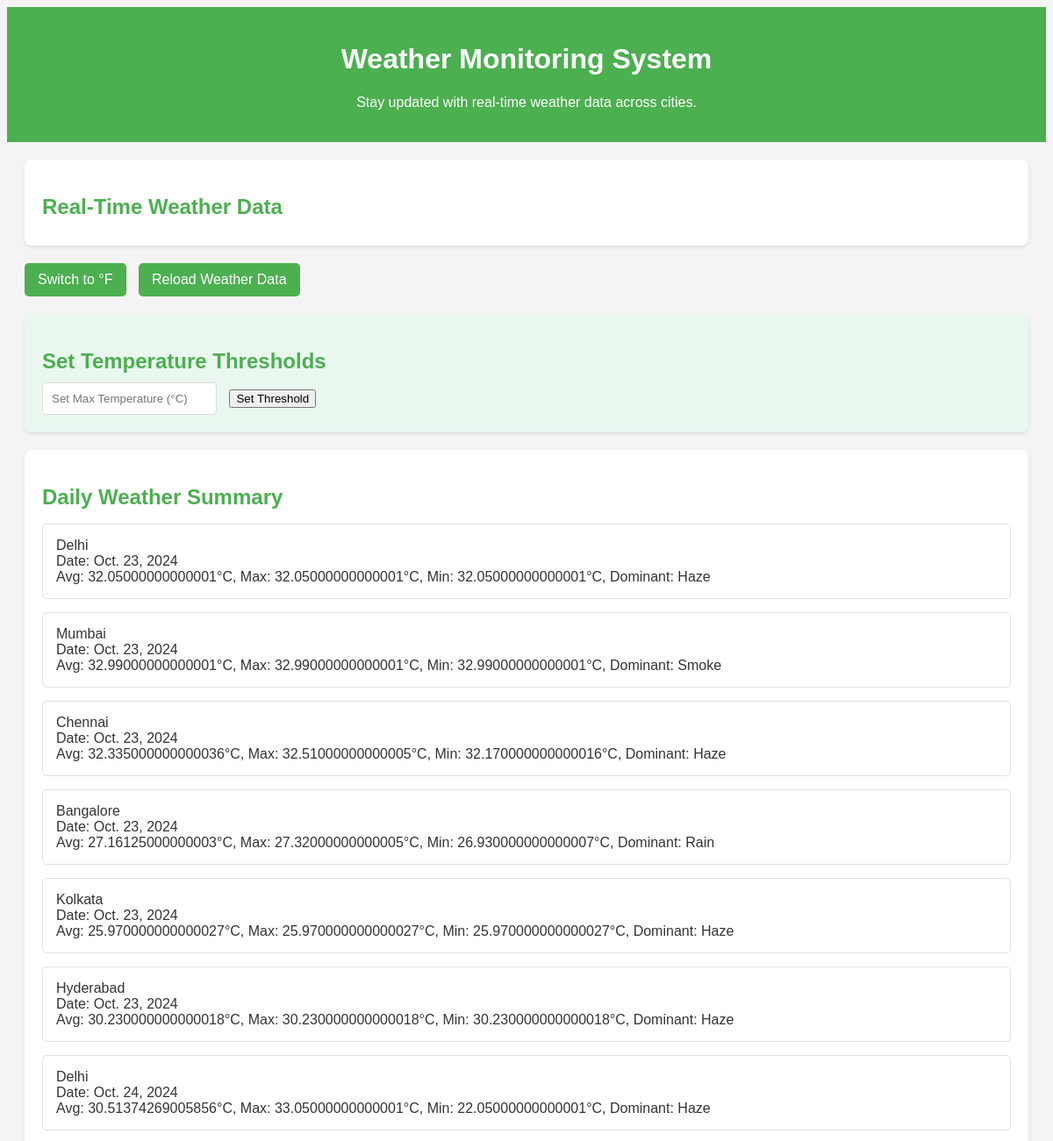
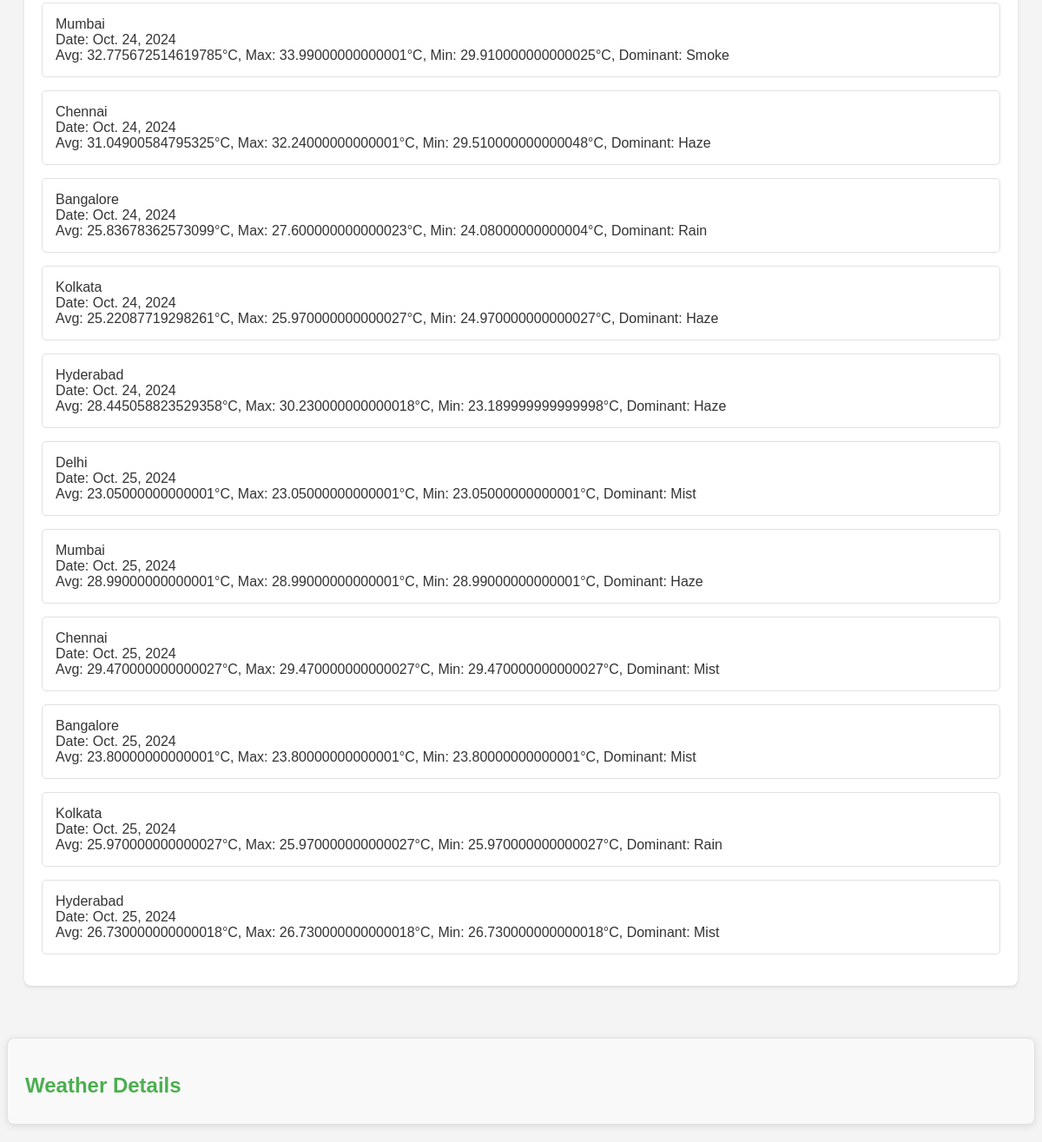
The page / on the database its author committed (2 pictures, top to bottom).
### weather/models.py (models this page shows, shortened)
class DailySummary(models.Model):
    city = models.CharField(max_length=100)
    date = models.DateField()
    avg_temperature = models.FloatField()
    max_temperature = models.FloatField()
    min_temperature = models.FloatField()
    dominant_condition = models.CharField(max_length=100)

### weather/views.py (the view, shortened to what this page needs)
def index(request):
    cities = ['Delhi', 'Mumbai', 'Chennai', 'Bangalore', 'Kolkata', 'Hyderabad']
    city = request.GET.get('city')  # Get the city from the search form
    weather_data = []
    error_message = None  # To store any potential error messages
    if city:
        cities = [city]  # If a city is searched, override the default list
    for city in cities:
        city_weather = get_weather_data(city)
    calculate_daily_summary()
    daily_summaries = DailySummary.objects.all()
    context = {
        'weather_data': weather_data,
        'daily_summaries': daily_summaries,
        'error_message': error_message
    }
    return render(request, 'index.html', context)

### weather/views.py (called while the page is built)
def get_weather_data(city):
    url = f'http://api.openweathermap.org/data/2.5/weather?q={city}&appid={API_KEY}'
    response = requests.get(url)
    if response.status_code == 200:
        return response.json()
    elif response.status_code == 404:
        return {'error': 'City not found'}
    return None

### templates/index.html (shortened to what this page needs)
{% load static %}
<!DOCTYPE html>
<html lang="en">
<head>
    <link rel="stylesheet" href="{% static 'style.css' %}">
    <link href="https://cdnjs.cloudflare.com/ajax/libs/font-awesome/6.0.0-beta3/css/all.min.css" rel="stylesheet">
</head>
<body>
    <header>
        <h1>Weather Monitoring System</h1>
        <p>Stay updated with real-time weather data across cities.</p>
    </header>
    <div class="container">
        <section class="weather-section">
            <h2>Real-Time Weather Data</h2>
        </section>
        <div class="button-group">
            <button id="toggleTemperature">Switch to °F</button>
            <button id="reloadWeather">Reload Weather Data</button>
        </div>
        <section class="threshold-section">
            <h2>Set Temperature Thresholds</h2>
            <input type="number" id="maxTemperature" placeholder="Set Max Temperature (°C)">
            <button id="setThresholds">Set Threshold</button>
        </section>
        <section class="summary-section">
            <h2>Daily Weather Summary</h2>
            <ul class="summary-list">
                {% for summary in daily_summaries %}
                <li class="summary-item">
                    <div class="city-name">{{ summary.city }}</div>
                    <div class="summary-details">
                        <span>Date: {{ summary.date }}</span><br>
                        <span>Avg: {{ summary.avg_temperature }}°C, </span>
                        <span>Max: {{ summary.max_temperature }}°C, </span>
                        <span>Min: {{ summary.min_temperature }}°C, </span>
                        <span>Dominant: {{ summary.dominant_condition }}</span>
                    </div>
                </li>
                {% endfor %}
            </ul>
        </section>
    </div>
    <div id="summary-container"></div>
</body>
</html>

### static/style.css (style rules this page uses)
body { font-family: Arial, sans-serif; background-color: #f4f4f4; color: #333; }
header { background-color: #4CAF50; color: white; padding: 20px; text-align: center; }
.container { padding: 20px; }
.weather-section, .threshold-section, .summary-section { margin-bottom: 20px; background-color: white; border-radius: 8px; padding: 20px; box-shadow: 0 2px 4px rgba(0, 0, 0, 0.1); }
.button-group { margin: 20px 0; }
.button-group button { margin-right: 10px; padding: 10px 15px; border: none; border-radius: 5px; cursor: pointer; background-color: #4CAF50; color: white; font-size: 16px; }
.threshold-section { background-color: #e9f7ef; }
.threshold-section input { margin-right: 10px; padding: 10px; border-radius: 5px; border: 1px solid #ddd; }
.summary-section .summary-item { margin-bottom: 15px; }
.summary-list { list-style: none; padding: 0; }
h2 { margin-bottom: 10px; color: #4CAF50; }
#summary-container { background-color: #f9f9f9; border: 1px solid #e1e1e1; border-radius: 8px; padding: 20px; margin: 20px 0; box-shadow: 0 2px 10px rgba(0, 0, 0, 0.1); }
.summary-item { background-color: #fff; border: 1px solid #e1e1e1; border-radius: 5px; padding: 15px; margin-bottom: 10px; transition: transform 0.2s; }

### rows shown on the page
DailySummary: city "Delhi", date "Oct. 23, 2024", avg_temperature "32.05000000000001", max_temperature "32.05000000000001", min_temperature "32.05000000000001", dominant_condition "Haze"
DailySummary: city "Mumbai", date "Oct. 23, 2024", avg_temperature "32.99000000000001", max_temperature "32.99000000000001", min_temperature "32.99000000000001", dominant_condition "Smoke"
DailySummary: city "Chennai", date "Oct. 23, 2024", avg_temperature "32.335000000000036", max_temperature "32.51000000000005", min_temperature "32.170000000000016", dominant_condition "Haze"
DailySummary: city "Bangalore", date "Oct. 23, 2024", avg_temperature "27.16125000000003", max_temperature "27.32000000000005", min_temperature "26.930000000000007", dominant_condition "Rain"
DailySummary: city "Kolkata", date "Oct. 23, 2024", avg_temperature "25.970000000000027", max_temperature "25.970000000000027", min_temperature "25.970000000000027", dominant_condition "Haze"
DailySummary: city "Hyderabad", date "Oct. 23, 2024", avg_temperature "30.230000000000018", max_temperature "30.230000000000018", min_temperature "30.230000000000018", dominant_condition "Haze"
DailySummary: city "Delhi", date "Oct. 24, 2024", avg_temperature "30.51374269005856", max_temperature "33.05000000000001", min_temperature "22.05000000000001", dominant_condition "Haze"
DailySummary: city "Mumbai", date "Oct. 24, 2024", avg_temperature "32.775672514619785", max_temperature "33.99000000000001", min_temperature "29.910000000000025", dominant_condition "Smoke"
DailySummary: city "Chennai", date "Oct. 24, 2024", avg_temperature "31.04900584795325", max_temperature "32.24000000000001", min_temperature "29.510000000000048", dominant_condition "Haze"
DailySummary: city "Bangalore", date "Oct. 24, 2024", avg_temperature "25.83678362573099", max_temperature "27.600000000000023", min_temperature "24.08000000000004", dominant_condition "Rain"
DailySummary: city "Kolkata", date "Oct. 24, 2024", avg_temperature "25.22087719298261", max_temperature "25.970000000000027", min_temperature "24.970000000000027", dominant_condition "Haze"
DailySummary: city "Hyderabad", date "Oct. 24, 2024", avg_temperature "28.445058823529358", max_temperature "30.230000000000018", min_temperature "23.189999999999998", dominant_condition "Haze"
DailySummary: city "Delhi", date "Oct. 25, 2024", avg_temperature "23.05000000000001", max_temperature "23.05000000000001", min_temperature "23.05000000000001", dominant_condition "Mist"
DailySummary: city "Mumbai", date "Oct. 25, 2024", avg_temperature "28.99000000000001", max_temperature "28.99000000000001", min_temperature "28.99000000000001", dominant_condition "Haze"
DailySummary: city "Chennai", date "Oct. 25, 2024", avg_temperature "29.470000000000027", max_temperature "29.470000000000027", min_temperature "29.470000000000027", dominant_condition "Mist"
DailySummary: city "Bangalore", date "Oct. 25, 2024", avg_temperature "23.80000000000001", max_temperature "23.80000000000001", min_temperature "23.80000000000001", dominant_condition "Mist"
DailySummary: city "Kolkata", date "Oct. 25, 2024", avg_temperature "25.970000000000027", max_temperature "25.970000000000027", min_temperature "25.970000000000027", dominant_condition "Rain"
DailySummary: city "Hyderabad", date "Oct. 25, 2024", avg_temperature "26.730000000000018", max_temperature "26.730000000000018", min_temperature "26.730000000000018", dominant_condition "Mist"
